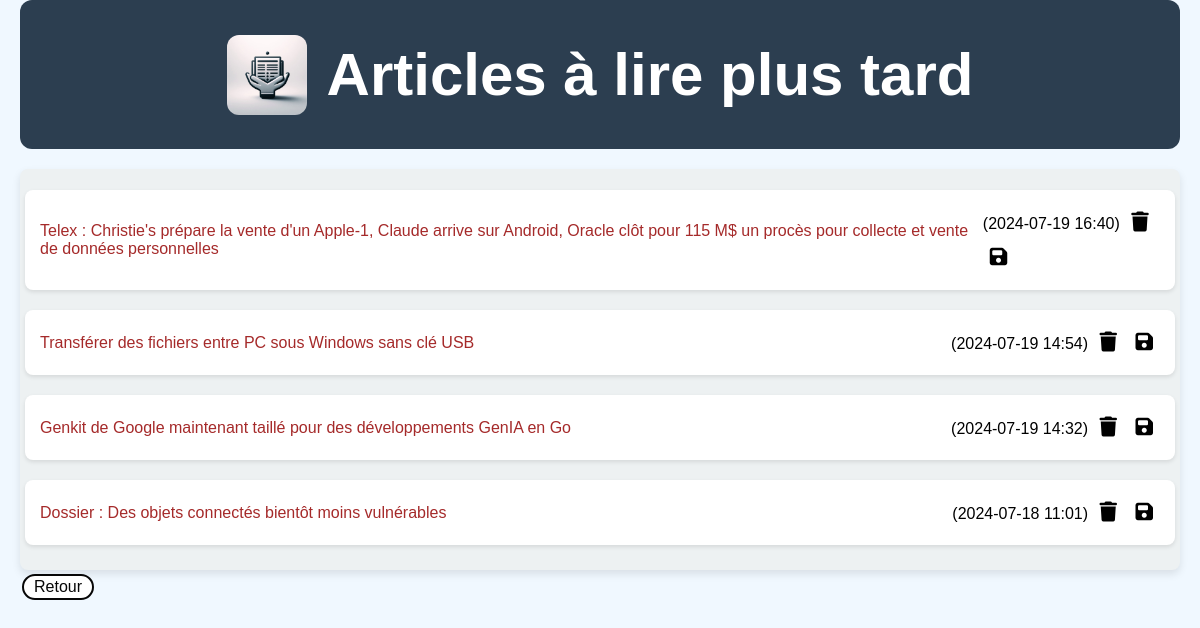
/read_later_articles, run on an earlier commit of the app's database.
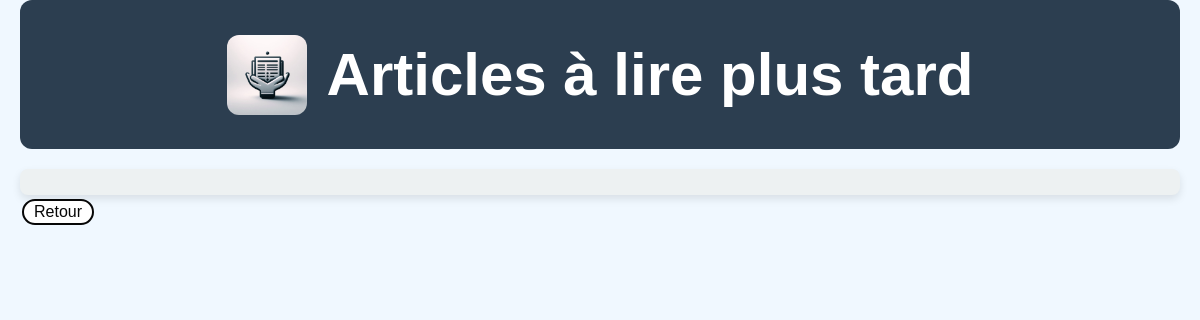
And on a later commit of the database.
### app.py (models this page shows)
class Article(db.Model):
    id = db.Column(db.Integer, primary_key=True)
    title = db.Column(db.String(200), nullable=False)
    link = db.Column(db.String(500), nullable=False)
    published_date = db.Column(db.DateTime, nullable=True)  # Ajout du champ de date de publication
    read_later = db.Column(db.Boolean, default=False)
    saved = db.Column(db.Boolean, default=False)
    feed_id = db.Column(db.Integer, db.ForeignKey('rssfeed.id'), nullable=False)

### app.py (the view)
@app.route('/read_later_articles')
def read_later_articles():
    articles = Article.query.filter_by(read_later=True).all()
    return render_template('read_later.html', articles=articles)

### templates/read_later.html (shortened to what this page needs)
<!DOCTYPE html>
<html>
<head>
        <link href="{{ url_for('static', filename='css/styles.css') }}" rel="stylesheet">
        <link rel="stylesheet" href="https://cdnjs.cloudflare.com/ajax/libs/font-awesome/6.5.2/css/all.min.css">
</head>
<body>
    <div class="header">
        <img src="{{ url_for('static', filename='images/Icon-titre.jpeg') }}" width="80" height="80">
        <h1>Articles à lire plus tard</h1>
    </div>
    <div class="feed">
        <ul>
            {% for article in articles %}
                <div class="article">
                    <a href="{{ article.link }}" target="_blank" class="lien">{{ article.title }}</a>
                    <div class="action">
                        <span class="article-date">
                            {% if article.published_date %}
                                ({{ article.published_date.strftime('%Y-%m-%d %H:%M') }})
                            {% else %}
                                (Date inconnue)
                            {% endif %}
                        </span>
                        <a href="{{ url_for('remove_read_later', article_id=article.id) }}" class="icon-button">
                            <i class="fa-solid fa-trash"></i>
                        </a>
                        <a href="{{ url_for('save_from_read_later', article_id=article.id) }}" class="icon-button">
                            <i class="fa-solid fa-floppy-disk"></i>
                        </a>
                    </div>
                </div>
            {% endfor %}
        </ul>
    </div>
    <a href="{{ url_for('index') }}" class="button-page">Retour</a>
</body>
</html>

What changed in the data, as far as the page shows it:
no longer on this page (row edited): Article: title "Telex : Christie's prépare la vente d'un Apple-1, Claude arrive sur Android, Oracle clôt pour 115 M$ un procès pour collecte et vente de données personnelles", published_date "2024-07-19 16:40"
no longer on this page (row edited): Article: title "Transférer des fichiers entre PC sous Windows sans clé USB", published_date "2024-07-19 14:54"
no longer on this page (row edited): Article: title "Genkit de Google maintenant taillé pour des développements GenIA en Go", published_date "2024-07-19 14:32"
no longer on this page (row edited): Article: title "Dossier : Des objets connectés bientôt moins vulnérables", published_date "2024-07-18 11:01"
